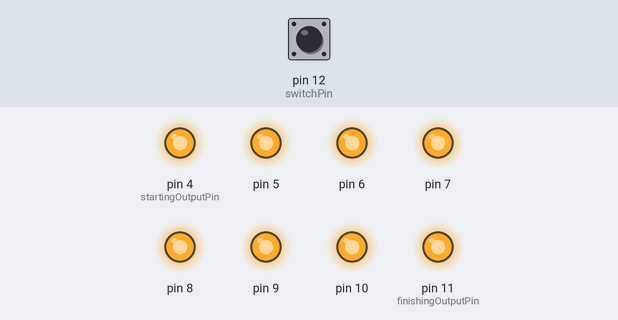
Recording of a sketch running on a simulated Arduino Uno, built with avr-gcc and run on an emulated ATmega328P. On the bench: output pins drawn as LEDs (lit = HIGH). The test bench sets the inputs (shaded band); at power-on: pin 12 (switchPin) HIGH. What the sketch prints to the serial monitor is not drawn.

Above: at 5.6 s.
5.7 s: pin 12 (switchPin) pulled LOW for 0.15 s
At 6.1 s:
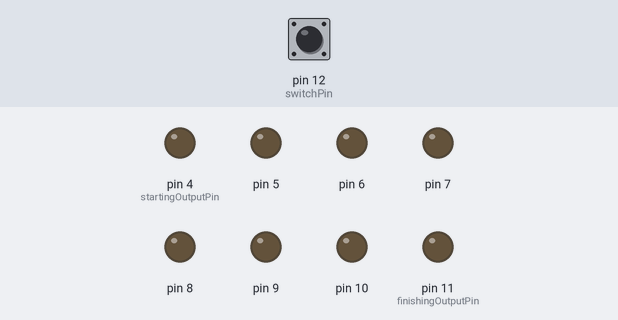
At 6.7 s:
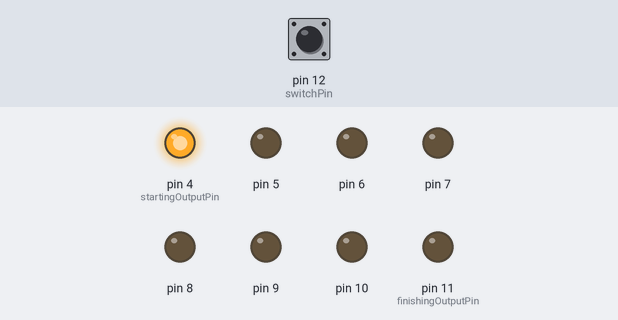
Timing chart, 0 to 12.0 s (numbered marks = the images above; inputs shaded):
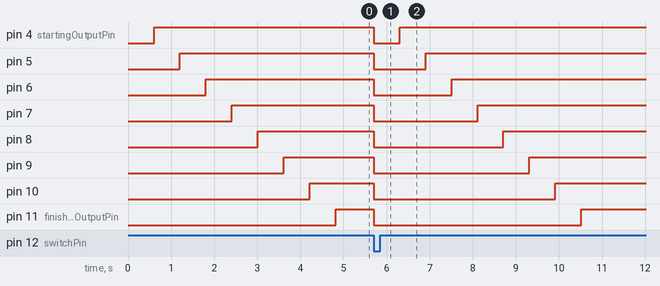

The sketch:

funcion_con_boton_i_leds_de_comprobacion.ino
```cpp
/*
 *
 * Nombre: Bangwei Sun
 * Fecha: 22/02/2021
 * Este programa es una modificación del Reloj digital (proyecto del starter kit)
 *
 * Al pulsar el botón comienza a encender los leds. Si se suelta el botón todo se apaga.
 *
 *
 *
 *
*/

// constante del pin del botón.
const int switchPin = 12;
const int startingOutputPin = 4; // variable para guardar el primer pin a activar.
const int finishingOutputPin = 11;  //constante para guardar el último pin a activar.

unsigned long previousTime = 0; // store the last time an LED was updated
unsigned long currentTime = 0; // store the current time
int switchState = 0; // the current switch state

bool shouldUpdatePins = false;


int currentPin = startingOutputPin; // en esta variable guardamos el valor del pin que queremos activar

// 600000 = 10 minutes in milliseconds
long interval = 600; // interval at which to light the next LED

void setup() {
  // utilizamos un bucle for para iniciar los leds
  for (int x = startingOutputPin; x <= finishingOutputPin; x++) {
    pinMode(x, OUTPUT);
  }
  // Pin del botón como input
  pinMode(switchPin, INPUT);
  // Iniciamos la comunicación con el ordenador por si necesitamos resolver cualquier error.
  Serial.begin(9600);
}

void loop() {
  if(shouldUpdatePins){
      updatePins();
  }
  checkButton();
}

void updatePins() {
    // Miramos la hora y la guardamos
  currentTime = millis();

  // Comparamos la hora con la "hora anterior" y revisamos si ha pasado tiempo suficiente (interval)
  if (currentTime - previousTime > interval) {
    // Si ya ha pasado el tiempo de intervalo, decimos que la última vez que se activó esto es ahora
    previousTime = currentTime;
    // encendemos el pin que le toca
    digitalWrite(currentPin, HIGH);
    // aumentamos la variable del pin para que luego le toque al siguiente pin
    currentPin++;
    // En caso de que se exceda el límite de los pines, se queda automáticamente en el número +1 para evitar errores y reinicios extraños
    if (currentPin > finishingOutputPin) {
      currentPin = finishingOutputPin;
      }
  }
}

void checkButton() {
  // leemos el botón y lo guardamos en switchtate
  switchState = digitalRead(switchPin);
  Serial.println(switchState);

  // if the switch has changed
  if (switchState == LOW) {
    //le decimos que no actualice lo pines
    shouldUpdatePins=false;
    for (int x = startingOutputPin; x <= finishingOutputPin; x++) {
     digitalWrite(x, LOW);
    }
    // la variable del led la mandamos al inicio
    currentPin = startingOutputPin;
    //reset the timer
    previousTime = currentTime;
  }
  else {
    //aquí sí etamos pulsando el botón, así que le decimos que porfavor, actualice los pines si no es mucha molestia.
    shouldUpdatePins=true;
  }

}
```

Measured:
- after the input at 5.7 s, pin 4 (startingOutputPin): HIGH → LOW at once, → HIGH 0.60 s later; pin 5: HIGH → LOW at once, → HIGH 1.2 s later; pin 6: HIGH → LOW at once, → HIGH 1.8 s later; pin 7: HIGH → LOW at once, → HIGH 2.4 s later; pin 8: HIGH → LOW at once, → HIGH 3.0 s later
